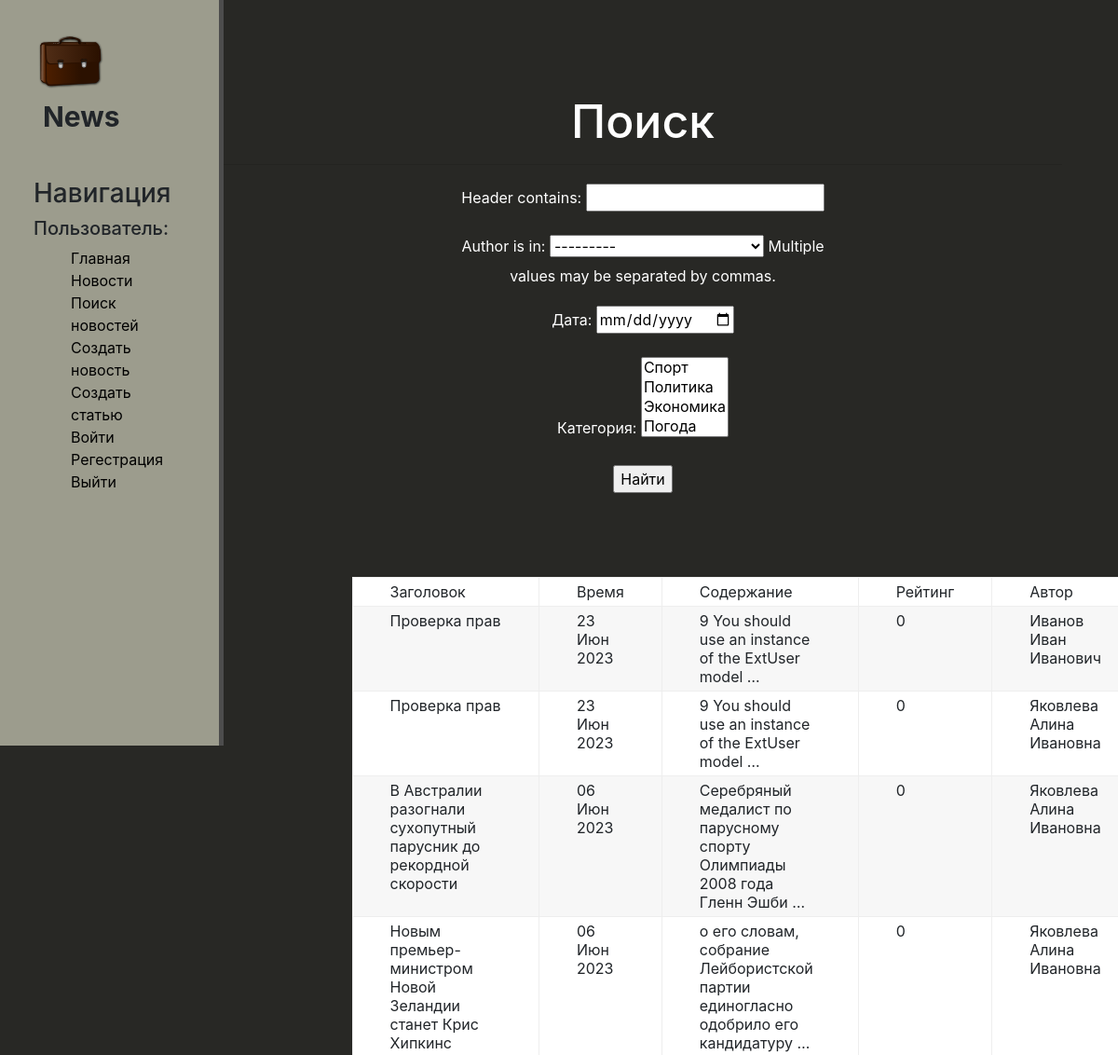
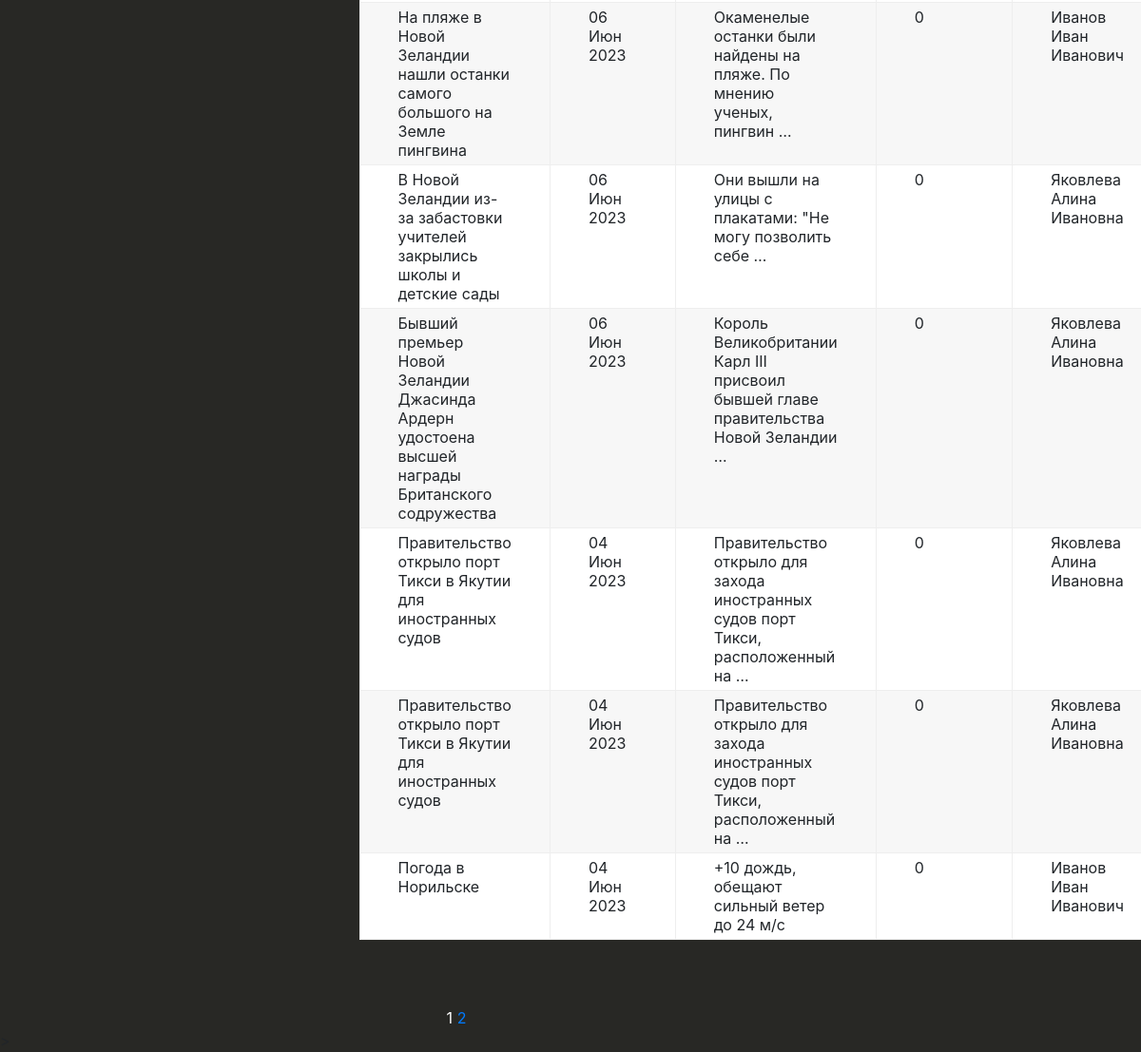
/news/search, run on the app's committed database (2 pictures, top to bottom).
### news/models.py (models this page shows, shortened)
class Post(models.Model):
    author = models.ForeignKey(Author, on_delete=models.CASCADE)
    type = models.CharField(max_length=2, choices=TYPES, default=news_)
    time_in = models.DateTimeField(auto_now_add=True)
    category = models.ManyToManyField('Category', through='PostCategory')
    header = models.CharField(max_length=255)
    content = models.TextField(default="...")
    rating = models.IntegerField(default=0)

class Author(models.Model):
    full_name = models.CharField(max_length=100)
    user = models.OneToOneField(User, on_delete=models.CASCADE, primary_key=True)
    rating = models.IntegerField(default=0)
    def __str__(self):
        return self.full_name.title()

### news/views.py (the view)
# urls.py: path('news/search', PostSearch.as_view(), name='search'),
class PostSearch(ListView):
    model = Post
    ordering = '-time_in'
    template_name = 'flatpages/news/search.html'
    context_object_name = 'news'
    paginate_by = 10
    def get_queryset(self):
        queryset = super().get_queryset()
        self.filterset = PostFilter(self.request.GET, queryset)
        return self.filterset.qs
    def get_context_data(self, **kwargs):
        context = super().get_context_data(**kwargs)
        context['filterset'] = self.filterset
        return context

### news/models.py (called while the page is built)
    def __str__(self):
        return self.name.title()

### news/templatetags/custom_censor.py (called while the page is built)
def censor(value):
    bad_words = ['Редиска', 'Карнаухов']
    for word in bad_words:
        value = value.replace(word, word[0] + '*' * len(word))
    return value

### news/templatetags/custom_tags.py (called while the page is built)
@register.simple_tag(takes_context=True)
def url_replace(context, **kwargs):
   d = context['request'].GET.copy()
   for k, v in kwargs.items():
       d[k] = v
   return d.urlencode()

### news/templates/flatpages/news/search.html (shortened to what this page needs)
{% extends 'flatpages/news/default.html'%}
{% load custom_censor %}
{% load custom_tags %}
{% block content %}
<div class="features">
       <h1> Поиск  </h1>
       <hr>
      <form action="" method="get">
       {{ filterset.form.as_p }}
        <input type="submit" value="Найти" />
    </form>
       <div class="table">
   <p>{% if news %}
       <table>
           <tr>
               <td>Заголовок</td>
               <td>Время</td>
               <td>Содержание</td>
               <td>Рейтинг</td>
               <td>Автор</td>
           </tr>
           {% for post in news %}
           <tr>
               <td>{{ post.header | censor}}</td>
               <td>{{ post.time_in | date:'d M Y' }}</td>
               <td>{{ post.content|truncatewords:10 }}</td>
               <td>{{ post.rating }}</td>
               <td>{{ post.author.full_name }}</td>
           {% endfor %}
       </table>
       </div>
   {% else %}
       <h2>Новостей нет!</h2>
   {% endif %}
   </div>
   <div class="pagin">
   {{ page_obj.number }}
       {% if page_obj.has_next %}
       <a href="?{% url_replace page=page_obj.next_page_number %}">{{ page_obj.next_page_number }}</a>
   {% endif %}
   </div>>
{% endblock %}

### news/static/news/css/news.css (style rules this page uses)
body { background: #282825; }
main .features { float: left; color: #fff; margin-top: 100px; text-align: center; width: 75%; }
main .features h1 { font-size: 50px; }
main .features p { max-width: 400px; margin: 20px auto; }
.table { border: 0px solid #eee; table-layout: fixed; width: 75%; margin-bottom: 70px; margin-top: 90px; }
.table td { padding: 5px 40px; border: 1px solid #eee; text-align: left; }
.table tbody tr:nth-child(odd) { background: #fff; }
.table tbody tr:nth-child(even) { background: #F7F7F7; }
.pagin { color: #fff; width: 80%; text-align: center; margin-to: 20px; transition: transform .6s ease; }

### data on the page
Post: header|censor "Проверка прав", time_in "23 Июн 2023", content "9 You should use an instance of the ExtUser model …", rating "0", author.full_name "Иванов Иван Иванович"
Post: header|censor "Проверка прав", time_in "23 Июн 2023", content "9 You should use an instance of the ExtUser model …", rating "0", author.full_name "Яковлева Алина Ивановна"
Post: header|censor "В Австралии разогнали сухопутный парусник до рекордной скорости", time_in "06 Июн 2023", content "Серебряный медалист по парусному спорту Олимпиады 2008 года Гленн Эшби …", rating "0", author.full_name "Яковлева Алина Ивановна"
Post: header|censor "Новым премьер-министром Новой Зеландии станет Крис Хипкинс", time_in "06 Июн 2023", content "о его словам, собрание Лейбористской партии единогласно одобрило его кандидатуру …", rating "0", author.full_name "Яковлева Алина Ивановна"
Post: header|censor "На пляже в Новой Зеландии нашли останки самого большого на Земле пингвина", time_in "06 Июн 2023", content "Окаменелые останки были найдены на пляже. По мнению ученых, пингвин …", rating "0", author.full_name "Иванов Иван Иванович"
Post: header|censor "В Новой Зеландии из-за забастовки учителей закрылись школы и детские сады", time_in "06 Июн 2023", content "Они вышли на улицы с плакатами: \"Не могу позволить себе …", rating "0", author.full_name "Яковлева Алина Ивановна"
Post: header|censor "Бывший премьер Новой Зеландии Джасинда Ардерн удостоена высшей награды Британского содружества", time_in "06 Июн 2023", content "Король Великобритании Карл III присвоил бывшей главе правительства Новой Зеландии …", rating "0", author.full_name "Яковлева Алина Ивановна"
Post: header|censor "Правительство открыло порт Тикси в Якутии для иностранных судов", time_in "04 Июн 2023", content "Правительство открыло для захода иностранных судов порт Тикси, расположенный на …", rating "0", author.full_name "Яковлева Алина Ивановна"
Post: header|censor "Правительство открыло порт Тикси в Якутии для иностранных судов", time_in "04 Июн 2023", content "Правительство открыло для захода иностранных судов порт Тикси, расположенный на …", rating "0", author.full_name "Яковлева Алина Ивановна"
Post: header|censor "Погода в Норильске", time_in "04 Июн 2023", content "+10 дождь, обещают сильный ветер до 24 м/с", rating "0", author.full_name "Иванов Иван Иванович"

### other printed values
{{ page_obj.number }} "1"
{{ page_obj.next_page_number }} "2"
